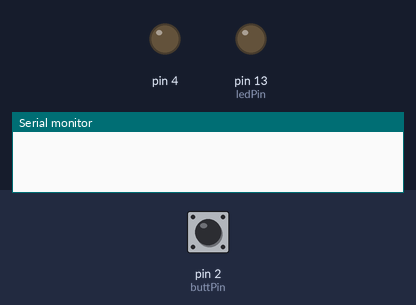
Bench run of a sketch on a simulated Arduino Uno, built with avr-gcc and run on an emulated ATmega328P. On the bench: output pins drawn as LEDs (lit = HIGH), the last lines printed to the serial monitor. The test bench sets the inputs (shaded band); at power-on: pin 2 (buttPin) HIGH.

Above: at 1.2 s.
1.3 s: pin 2 (buttPin) pulled LOW for 3.2 s
At 3.0 s:
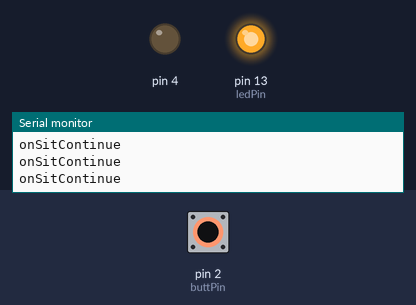
6.0 s: pin 2 (buttPin) driven LOW
At 7.7 s:
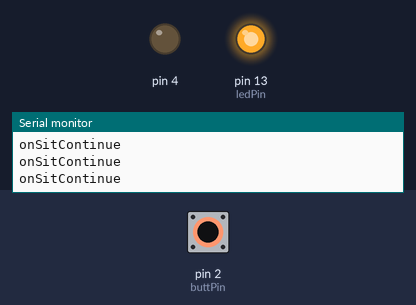
9.0 s: pin 2 (buttPin) driven HIGH
At 9.7 s:
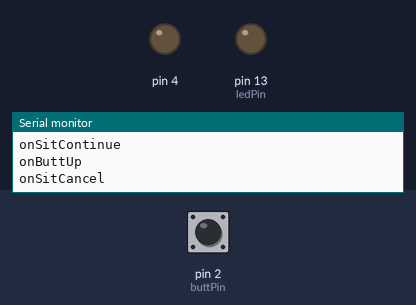
Timing chart, 0 to 12.0 s (numbered marks = the images above; inputs shaded):
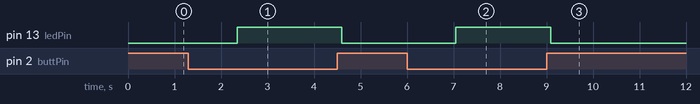

Measured:
- after the input at 1.3 s, pin 13 (ledPin): LOW → HIGH after 1.1 s, → LOW 2.2 s later
- after the input at 6.0 s, pin 13 (ledPin): LOW → HIGH after 1.1 s
- after the input at 9.0 s, pin 13 (ledPin): HIGH → LOW after 0.10 s

The sketch:

butt-handling.ino
```cpp
/**
 * This program provides two levels of debounced events for a button.
 * 'Butt' events/state, derived from digital pin input.
 * 'Sit' events/state, derived from butt state.
 *
 * Butt events have a 50ms debounce to mitigate mechanical/electronic irregularities.
 * Sit events require a user to sit for 1000ms before they kick in.
 *
 * The two tiers exist to avoid false positives from people smacking the lid and the like.
 * Also to allow things like, 'stood up after sitting for a certain amount of time', e.g. onSitComplete()
 *
 * -Ian Bellomy
 */

//
// CUSTOM EVENTS
//

/**
 * Called about 1 second after a user has sat, long enough to count as haing began sitting. see minimumTimeToBeginSit
 * There's a brief dealy to avoid fast repeat lid smacks from triggering this event.
 * For a more immediate response see onButtDown()
 */
void onSitStart(){
  Serial.println("onSitStart");
}

/**
 * Called continuously (every loop), while a person is sitting, if they have sat long enough to trigger a sit, but not long enough to trigger a satisfied sit. see minimumTimeToSatisfaction
 * Called immediaetly after onButtContinue().
 */
void onSitContinue(){
   Serial.println("onSitContinue");
}

/**
 * Called once when the user has sat long enough.
 * Called immediately after onSitContinue().
 */
void onSitSatisfied(){
  Serial.println("onSitSatisfied");
}

/**
 * Called once whenon user stands after NOT having sat long enough for satisfaction.
 * Called immediately after onButtUp().
 */
void onSitCancel(){
  Serial.println("onSitCancel");
}

/**
 * Called once when a user has stood after having sat long enough for satisfaction.
 * Called immediately after onButtUp().
 */
void onSitComplete(){
  Serial.println("onSitComplete");
}


/**
 * This should be called after whatever onSitComplete() does is finished.
 * It should be called from WITHIN the onSitComplete handler()
 * TODO: Consider an onResponseInterrupted() handler, or set a flag to prevent response from being interrupted.
 */
void onResponseComplete(){
  Serial.println("onResponseComplete");
}


/**
 * Called once, immediately when a press/butt is detected.
 * Probably want to use onSitStart instead of this event.
 * TODO: Consider throttling this so it can't be called multiple times very quickly by someone tapping on the seat.
 */
void onButtDown(){
  Serial.println("onButtDown");
}

/**
 * Called once, when user stops sitting, no matter what.
 * Called immediately before onSitCancel or onSitComplete
 * TODO: pass in success param?
 */
void onButtUp(){
  Serial.println("onButtUp");
}

/**
 * Called continuously (every loop) while a person is sitting.
 * Called before onSitSatisfied.
 */
void onButtContinue(){
   //Serial.println("onButtContinue..."); // Too noisy. It works though.
}


//
// SETUP
//
unsigned long currentTimeMS; // used to cache current time in loop code.

const int buttPin = 2;   // input for sensor
const int ledPin = 13;   // test output

int buttPinState = LOW;          // current pin state
int buttPinState_previous= LOW;  // current pin state
int ledPinState = HIGH;          // current pin state

unsigned long lastButtDebounceTime = 0;   // used for debouncing butt input
unsigned long buttDebounceDelay = 50;     // min duration of continuous pin reading needed to trigger state change
unsigned long buttDownStartTime = 0;      // what time was the button pressed
unsigned long buttDownTime = 0;           // how longs has the button been pressed

bool isButtDown = false;  // whether or not the seat is in a pressed state
bool wasButtDown = false; // whether or not the seat was in a pressed state last update
bool isSitting = false;   // whether or not we're in a sitting state
bool wasSitting = false;  // whether or not we're in a sitting state last update
bool sitSatisfied = false;// whether or not someone has sat long enough
bool sitComplete = false; // whether or not someone has stood after having sat long enough

unsigned long minimumTimeToBeginSit = 1000; // how long must a user's butt be down in order to qualify as the start of a sit
unsigned long sitStartTime = 0;             // the time when the sit began
unsigned long sitTime = 0;                   // how long has someone been sitting in milliseconds
unsigned long minimumTimeToSatisfaction = 5000;  // how long must someone sit to trigger onSitSatisfied()

void setup() {
  Serial.begin(9600);
  pinMode(buttPin, INPUT_PULLUP);
  pinMode(4, OUTPUT);
  pinMode(ledPin, OUTPUT);
}


//
// MAIN LOOP / EVENT LOOP
//

void loop() {

  currentTimeMS = millis();

  //
  // read pin(s), debounce readings, set butt flag(s)
  //

  buttPinState  = !digitalRead(buttPin);


  // has the pin value changed?
  if(buttPinState != buttPinState_previous){
    // reset debounce timer
    lastButtDebounceTime = currentTimeMS;
  }

  // is the pinValue different than the derivedState AND
  // has enough time passed for debouncing?
  if( (currentTimeMS - lastButtDebounceTime ) > buttDebounceDelay){
    // We have a change.
    isButtDown = buttPinState == HIGH;
  }

  // update pin tracking flags for next loop
  buttPinState_previous = buttPinState;


  //
  // Derive sit flag(s) from buttFlags and call events
  // i.e. You're not sitting until your butt has been down for a moment...
  //

  // JUST put butt down...
  if(isButtDown && !wasButtDown){
    buttDownStartTime = currentTimeMS;
    buttDownTime = 0;
    onButtDown();
  }

  // Continues to have butt down...
  if(isButtDown && wasButtDown){

    onButtContinue();
    buttDownTime = currentTimeMS - buttDownStartTime;

    // ...buttDown long enough to count as a sit start?
    if(!isSitting && buttDownTime > minimumTimeToBeginSit){
      // (re)set flags and timer(s)
      isSitting = true;
      sitStartTime = currentTimeMS;
      onSitStart();
    }

    // ... continues to sit (before satisfaction)?
    if(isSitting && wasSitting && !sitSatisfied){
      sitTime = currentTimeMS - sitStartTime;
      onSitContinue();
    }

    // TODO: continues to sit for some time AFTER sitSatisfied...
    // ...

    // ... sat long enough for satisfaction
    if(sitTime >= minimumTimeToSatisfaction && !sitSatisfied){
      sitSatisfied = true;
      onSitSatisfied();
    }

  }

  // JUST stood...
  if(!isButtDown && wasButtDown){
    onButtUp();

    // ... early
    if(isSitting && !sitSatisfied){
      isSitting = false;
      onSitCancel();

    // ... after sitting long enough
    }else if(isSitting && sitSatisfied){

      isSitting = false;
      sitComplete = true;

      onSitComplete();

      sitComplete = false; // reset flags
      sitSatisfied = false;
      sitTime = 0;
    }

  }

  //
  if(isSitting){
    digitalWrite(13,HIGH); // <- for testing
  }else{
    digitalWrite(13,LOW); // <- for testing
  }

  // update state tracking flags for next loop
  wasButtDown = isButtDown; // track for future
  wasSitting = isSitting;
}
```
